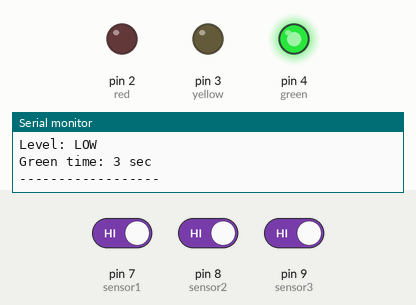
Recording of a sketch running on a simulated Arduino Uno, built with avr-gcc and run on an emulated ATmega328P. Parts: output pins drawn as LEDs (lit = HIGH), the last lines printed to the serial monitor. Inputs (shaded band) come from the test bench; at power-on: pin 7 (sensor1) HIGH, pin 8 (sensor2) HIGH, pin 9 (sensor3) HIGH.

Above: at 15.8 s.
15.9 s: pin 7 (sensor1) driven LOW
At 18.8 s:
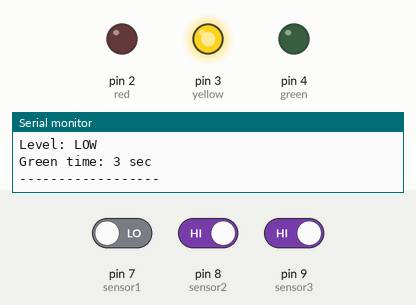
At 19.5 s:
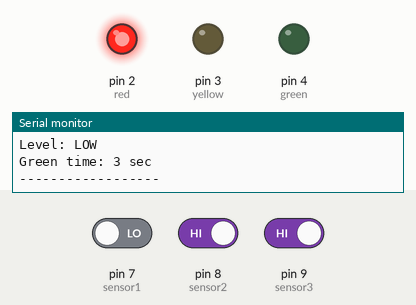
28.9 s: pin 8 (sensor2) driven LOW
At 34.1 s:
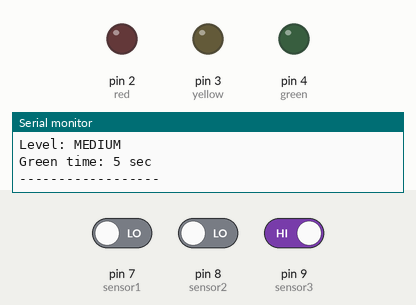
Timing chart, 0 to 42.4 s (numbered marks = the images above; inputs shaded):
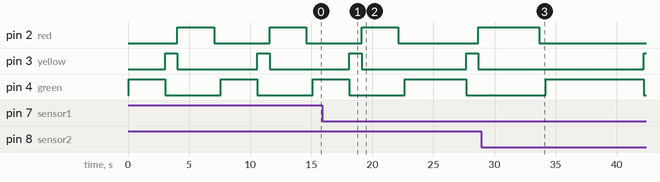

Measured:
- after the input at 15.9 s, pin 3 (yellow): LOW → HIGH after 11.8 s, → LOW 1.0 s later
- after the input at 28.9 s, pin 2 (red): goes on until 33.7 s, then stays LOW
- by itself, pin 2 (red), pin 4 (green): alternates HIGH for 3.0 s and LOW for 4.5 s
- by itself, pin 3 (yellow): alternates HIGH for 1.0 s and LOW for 6.5 s

The sketch:

Traffic_Light_System.ino
```cpp
// Adaptive Traffic Signal (using sensors - simple version)

int sensor1 = 7;
int sensor2 = 8;
int sensor3 = 9;

int red = 2;
int yellow = 3;
int green = 4;

void setup() {
  pinMode(sensor1, INPUT_PULLUP);   // using pullup (button press = LOW)
  pinMode(sensor2, INPUT_PULLUP);
  pinMode(sensor3, INPUT_PULLUP);

  pinMode(red, OUTPUT);
  pinMode(yellow, OUTPUT);
  pinMode(green, OUTPUT);

  Serial.begin(9600);
}

void loop() {

  int s1 = digitalRead(sensor1);
  int s2 = digitalRead(sensor2);
  int s3 = digitalRead(sensor3);

  int count = 0;

  if (s1 == LOW) {
    count++;
  }

  if (s2 == LOW) {
    count++;
  }

  if (s3 == LOW) {
    count++;
  }

  int time = 3000;   // default
  String level = "LOW";

  // simple logic
  if (count == 0) {
    time = 3000;
    level = "LOW";
  }

  if (count == 1) {
    time = 5000;
    level = "MEDIUM";
  }

  if (count >= 2) {
    time = 8000;
    level = "HIGH";
  }

  // printing
  Serial.println("Traffic Update");
  Serial.print("Sensors: ");
  Serial.print(s1); Serial.print(" ");
  Serial.print(s2); Serial.print(" ");
  Serial.println(s3);

  Serial.print("Vehicles detected: ");
  Serial.println(count);

  Serial.print("Level: ");
  Serial.println(level);

  Serial.print("Green time: ");
  Serial.print(time / 1000);
  Serial.println(" sec");

  Serial.println("------------------");

  // GREEN
  digitalWrite(green, HIGH);
  delay(time);
  digitalWrite(green, LOW);

  // YELLOW
  digitalWrite(yellow, HIGH);
  delay(1000);
  digitalWrite(yellow, LOW);

  // RED
  digitalWrite(red, HIGH);
  delay(time);
  digitalWrite(red, LOW);

  delay(500);
}
```
